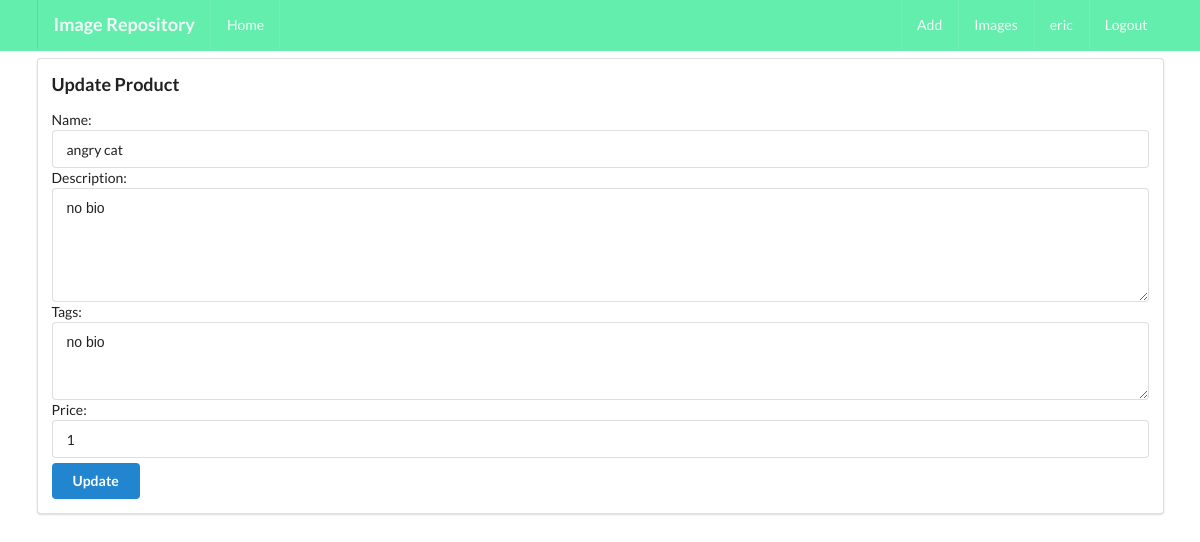
/products/2/update/ (signed in), run on an earlier commit of the app's database.
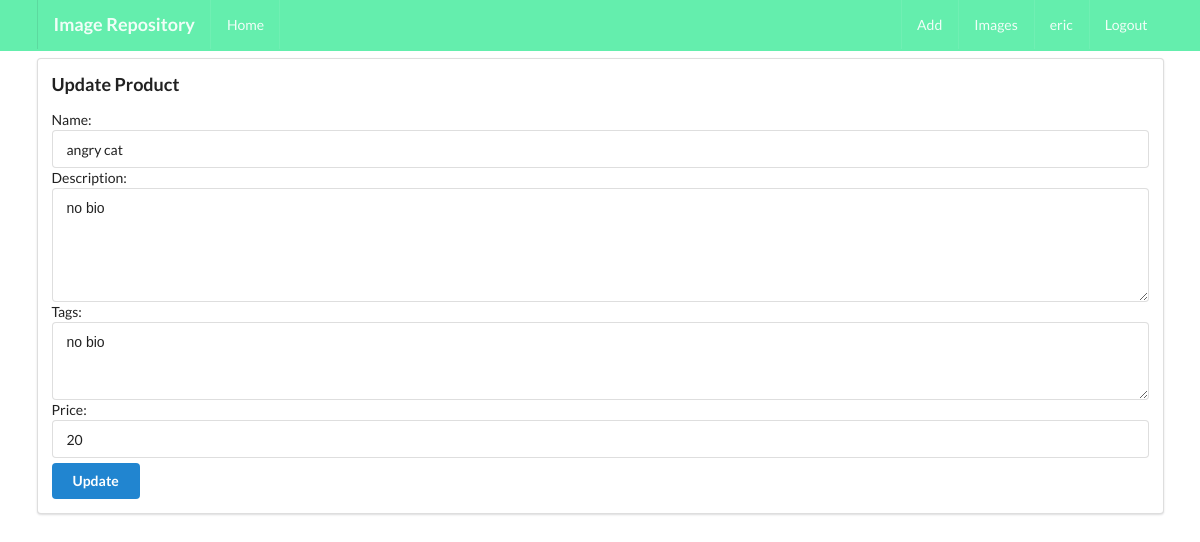
And on a later commit of the database.
### products/models.py (models this page shows, shortened)
class Product(models.Model):
    image = models.ImageField(upload_to='products', validators=[FileExtensionValidator(['png', 'jpg', 'jpeg'])])
    name = models.CharField(default='product', max_length = 200)
    description = models.TextField(default="no bio", max_length=300,blank=True)
    tags = models.TextField(default="no bio", max_length=300,blank=True)
    slug = models.SlugField(unique=True, blank=True)
    owner = models.ForeignKey(Profile, on_delete=models.CASCADE, related_name='products')
    owned = 'owned'
    listed = 'listed'
    status_choice = [(owned, 'Owned'), (listed, 'Listed')]
    updated = models.DateTimeField(auto_now=True)
    created= models.DateTimeField(auto_now_add = True)
    price = models.IntegerField(default=1)
    status = models.CharField(max_length = 9,choices = status_choice, default = 1)
    class Meta:
        ordering = ('-created',)

### products/views.py (the view, shortened to what this page needs)
# urls.py: path('<pk>/update/', ProductUpdateView.as_view(), name='product-update'),
class ProductUpdateView(UpdateView):
    form_class = ProductUpdateForm
    model = Product
    template_name = 'products/update.html'
    success_url = reverse_lazy('products:main-product-view')

### products/forms.py
class ProductUpdateForm(forms.ModelForm):
    tags = forms.CharField(widget=forms.Textarea(attrs={'rows':3}))
    description = forms.CharField(widget=forms.Textarea(attrs={'rows':5}))
    class Meta:
        model = Product
        fields = ('name', 'description', 'tags', 'price')

### products/templates/products/update.html (shortened to what this page needs)
{% extends 'base.html' %}
{% block content %}
    <div class= 'ui segment'>
        <h3>Update Product</h3>
        <form action="" method="POST" class="ui form" enctype="multipart/form-data">
            {{form}}
            <button type ='submit' class ="ui button primary mt-5">Update</button>
        </form>
    </div>
{% endblock content %}

What changed in the data, as far as the page shows it:
changed Product "angry cat": price "1" → "20"
